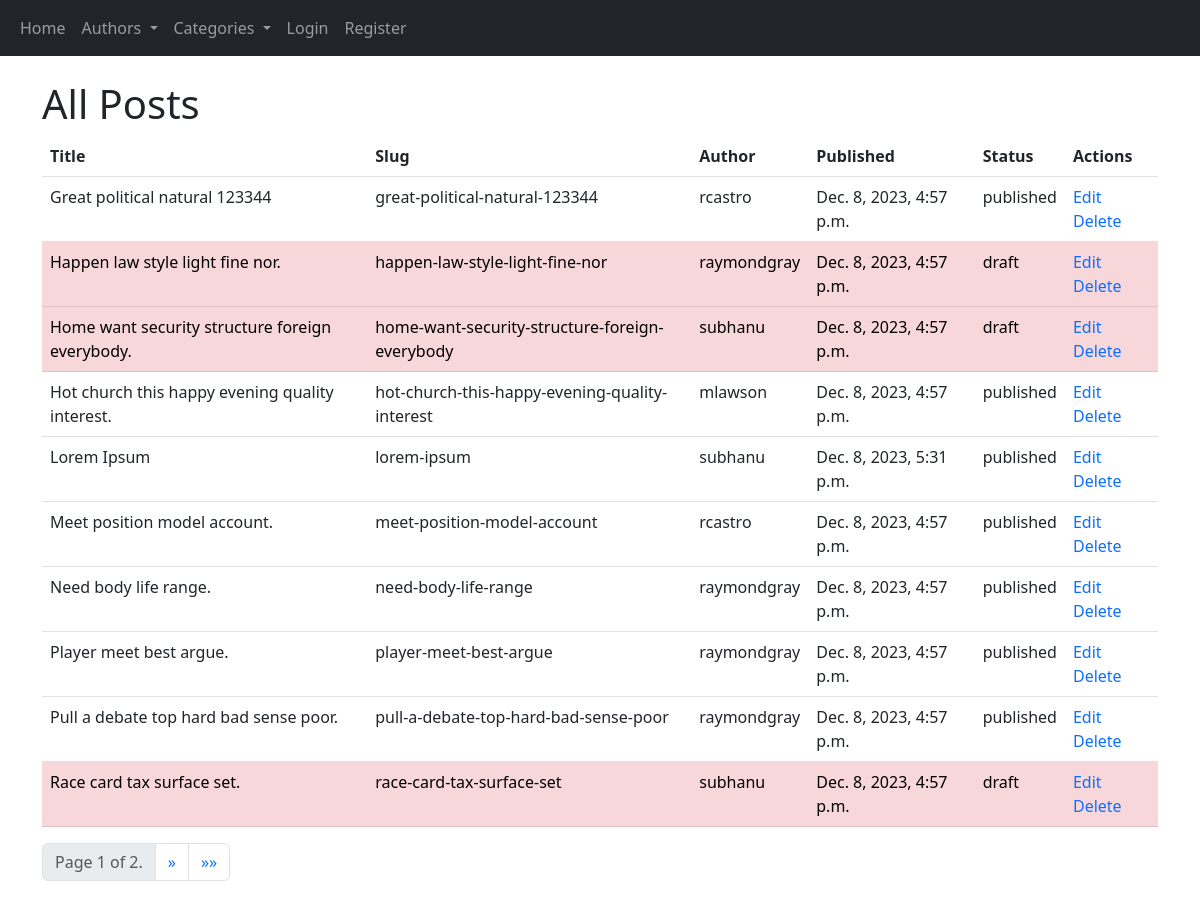
Page /blog/backend/posts on the earlier database version.
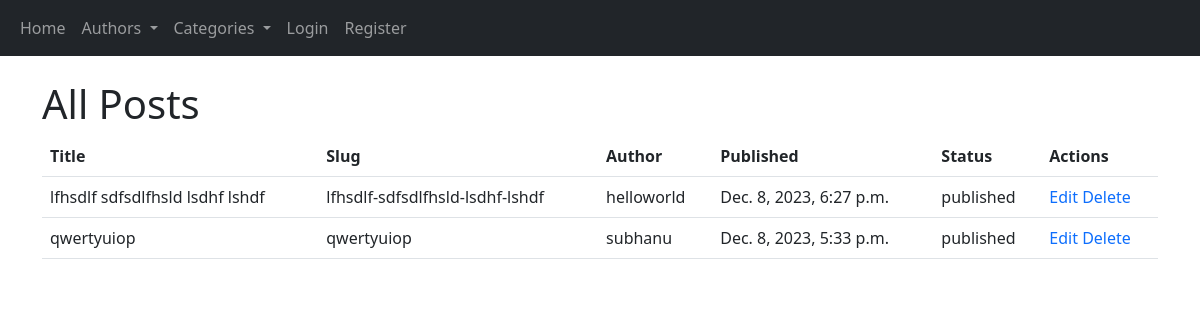
Same page on the later database version.
### blog/models.py (models this page shows, shortened)
class Post(models.Model):
    STATUS_CHOICES = (
        ('draft', 'Draft'),
        ('published', 'Published'),
    )
    title = models.CharField(max_length=255)
    slug = models.SlugField(max_length=255, unique=True)
    content = models.TextField()
    seo_title = models.CharField(max_length=255, blank=True, null=True)
    seo_description = models.TextField(blank=True, null=True)
    author = models.ForeignKey(User, on_delete=models.CASCADE, related_name='blog_posts', default=None)
    published_date = models.DateTimeField(default=timezone.now)
    created_date = models.DateTimeField(auto_now_add=True)
    updated_date = models.DateTimeField(auto_now=True)
    status = models.CharField(max_length=10, choices=STATUS_CHOICES, default='draft')
    category = models.ForeignKey('Category', on_delete=models.CASCADE, related_name='category', blank=True, null=True)
    image = models.ImageField(upload_to='images/', blank=True, null=True)
    class Meta:
        ordering = ('title',)
        verbose_name = 'post'
        verbose_name_plural = 'posts'
        get_latest_by = 'published_date'

### blog/views.py (the view)
# urls.py: path('backend/posts', list_of_all_posts, name='post_list_backend'),
def list_of_all_posts(request):
    posts = Post.objects.all()
    paginator = Paginator(posts, 10)
    page = request.GET.get('page')
    try:
        posts = paginator.page(page)
    except PageNotAnInteger:
        posts = paginator.page(1)
    except EmptyPage:
        if int(page) > paginator.num_pages:
            posts = paginator.page(paginator.num_pages)
        else:
            posts = paginator.page(1)
    context = {'posts': posts}
    template = 'blog/list_of_posts_unfiltered.html'
    return render(request, template, context)

### blog/context_processors.py (called while the page is built)
def user_context(request):
    author = User.objects.all()
    user = request.user
    return {'authors': author, 'user': user}

def categories_context(request):
    categories = Category.objects.all()
    return {'categories': categories}

### blog/models.py (called while the page is built)
    def get_absolute_url(self):
        return reverse('blog:category_filter', kwargs={'category_slug': self.slug})

### templates/blog/list_of_posts_unfiltered.html (shortened to what this page needs)
{% extends 'blog/base.html' %}
{% block content %}
    <div class="container mt-4">
        <div class="page-header">
            <h1>
                All Posts
            </h1>
        </div>
        {% if posts %}
            <table class="table">
                <thead>
                <tr>
                    <th>Title</th>
                    <th>Slug</th>
                    <th>Author</th>
                    <th>Published</th>
                    <th>Status</th>
                    <th>Actions</th>
                </tr>
                </thead>
                <tbody>
                {% for post in posts %}
                    <tr {% if post.status == 'draft' %} class="table-danger" {% endif %}>
                        <td>
                            {{ post.title }}
                        </td>
                        <td>{{ post.slug }}</td>
                        <td>{{ post.author.username }}</td>
                        <td>
                            {% if post.status == 'published' %}
                                {{ post.published_date }}
                            {% else %}
                                {{ post.updated_date }}
                            {% endif %}
                        </td>
                        <td>
                            {{ post.status }}
                        </td>
                        <td>
                            <a href="{% url 'blog:edit_post' slug=post.slug %}" class="text-decoration-none">
                                Edit
                            </a><a href="{% url 'blog:delete_post' slug=post.slug %}" class="text-decoration-none">
                                Delete
                            </a>
                        </td>
                    </tr>
                {% endfor %}
                </tbody>
            </table>
        {% else %}
            <p>No posts found</p>
        {% endif %}
        {% include 'blog/paginator.html' %}
    </div>
{% endblock %}

Differences in the rows shown:
removed Post: title "Great political natural 123344", slug "great-political-natural-123344", author.username "rcastro", published_date "Dec. 8, 2023, 4:57 p.m.", status "published"
removed Post: title "Happen law style light fine nor.", slug "happen-law-style-light-fine-nor", author.username "raymondgray", updated_date "Dec. 8, 2023, 4:57 p.m.", status "draft"
removed Post: title "Home want security structure foreign everybody.", slug "home-want-security-structure-foreign-everybody", author.username "subhanu", updated_date "Dec. 8, 2023, 4:57 p.m.", status "draft"
removed Post: title "Hot church this happy evening quality interest.", slug "hot-church-this-happy-evening-quality-interest", author.username "mlawson", published_date "Dec. 8, 2023, 4:57 p.m.", status "published"
removed Post: title "Lorem Ipsum", slug "lorem-ipsum", author.username "subhanu", published_date "Dec. 8, 2023, 5:31 p.m.", status "published"
removed Post: title "Meet position model account.", slug "meet-position-model-account", author.username "rcastro", published_date "Dec. 8, 2023, 4:57 p.m.", status "published"
removed Post: title "Need body life range.", slug "need-body-life-range", author.username "raymondgray", published_date "Dec. 8, 2023, 4:57 p.m.", status "published"
removed Post: title "Player meet best argue.", slug "player-meet-best-argue", author.username "raymondgray", published_date "Dec. 8, 2023, 4:57 p.m.", status "published"
removed Post: title "Pull a debate top hard bad sense poor.", slug "pull-a-debate-top-hard-bad-sense-poor", author.username "raymondgray", published_date "Dec. 8, 2023, 4:57 p.m.", status "published"
removed Post: title "Race card tax surface set.", slug "race-card-tax-surface-set", author.username "subhanu", updated_date "Dec. 8, 2023, 4:57 p.m.", status "draft"
added Post: title "lfhsdlf sdfsdlfhsld lsdhf lshdf", slug "lfhsdlf-sdfsdlfhsld-lsdhf-lshdf", author.username "helloworld", published_date "Dec. 8, 2023, 6:27 p.m.", status "published"
now on this page (row unchanged): Post: title "qwertyuiop", slug "qwertyuiop", author.username "subhanu", published_date "Dec. 8, 2023, 5:33 p.m.", status "published"
Other differences:
{{ posts.number }}: "1" → (not shown)
{{ posts.paginator.num_pages }}: "2" → (not shown)
text no longer shown: "Page of . » »»"
